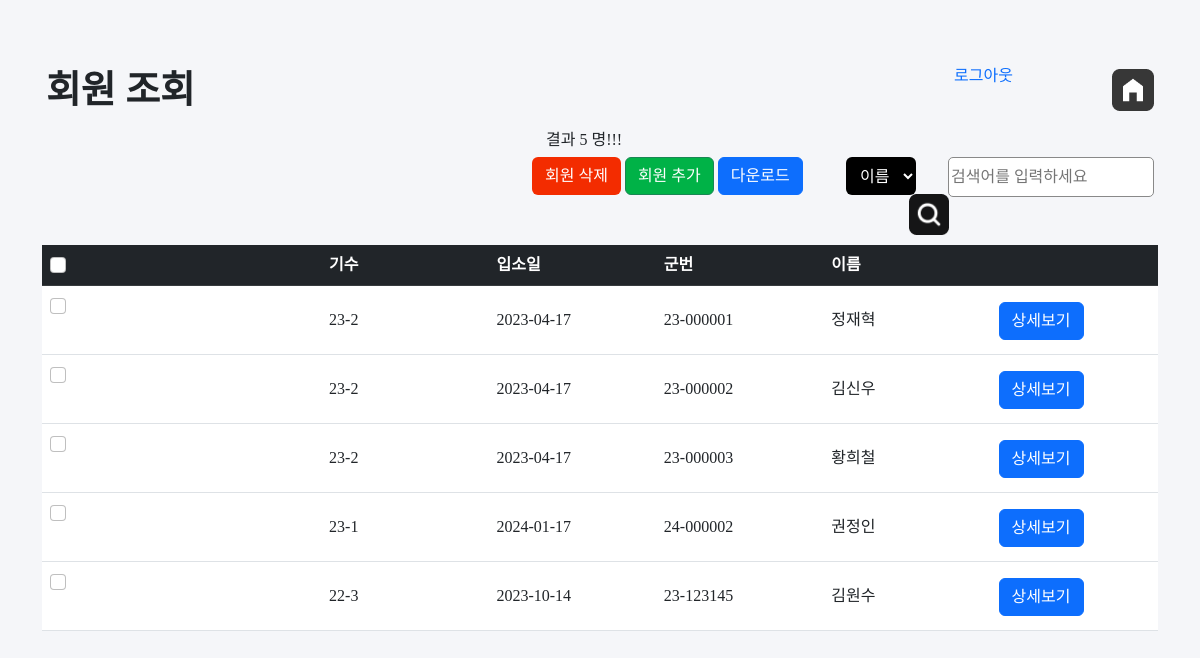
Before: /search.php (signed in) with the older database file.
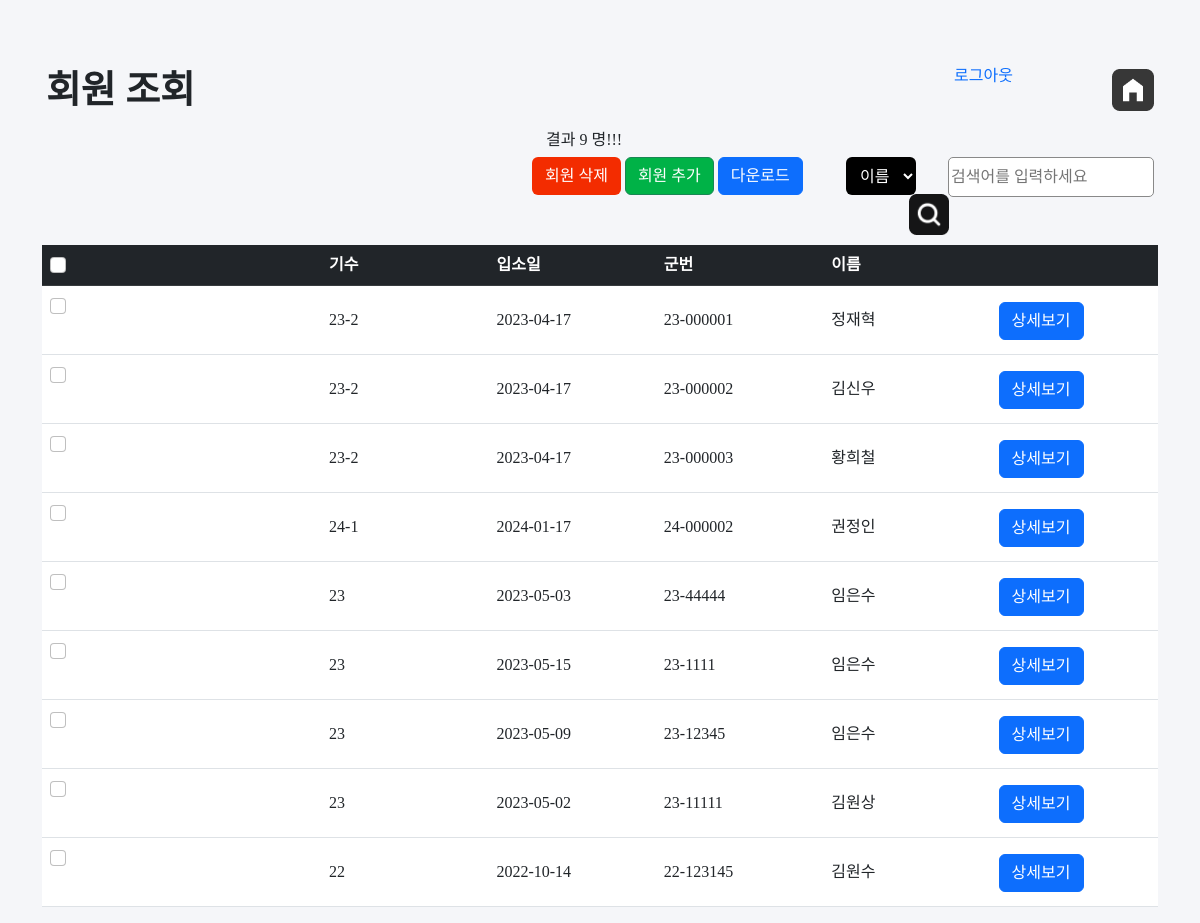
After: the same page with the newer database file.
### tables this page shows
CREATE TABLE `member` (
  `id` int(11) NOT NULL,
  `num` varchar(10) NOT NULL,
  `class` varchar(10) NOT NULL,
  `date` date NOT NULL,
  `memID` varchar(20) NOT NULL,
  `name` varchar(20) NOT NULL,
  `password` varchar(20) NOT NULL
);

### search.php (the view, shortened to what this page needs)
<?php
if(!isset($_SESSION["login"]))
{
    header('location: index.php');
}
else{
?>
<!DOCTYPE html>
<html lang="en">
<head>
    <link rel="stylesheet" href="style.css">
    <link rel="stylesheet" href="src/bootstrap.min.css">
    <link rel="stylesheet" href="src/style.css">
    <link rel="stylesheet" href="https://cdnjs.cloudflare.com/ajax/libs/font-awesome/4.7.0/css/font-awesome.min.css">
</head>
<body>
<div class="container p-3 mt-5">
        <h2>회원 조회</h2>
        <div id="top-right">
            <div id="btnlogout">
                <a href="logout.php">로그아웃</a>
                <a id="home" href="list.php">
                    <img src="imgs/home.png">
                </a>
            </div>
        </div>
    </div>
    <div class="container mt-3 p-3">
        <div id="right">
            <button type="button" id="btndelete" class="btn" onclick="checkCheckbox()">회원 삭제</button>
            <a href="add.php" type="button" id="btnadd" class="btn btn-success">회원 추가 </a>
            <a href="export.php" class="btn btn-primary">다운로드</a>
            <form action="search.php" method="post">
                <select name="searchoption" id="searchoption">
                    <option value ="name">이름</option>
                </select>
                <input type="text" id="txtSearch" placeholder="검색어를 입력하세요" name="txtsearch" >
                <button id="btnSearch" type="submit"><img src="imgs/search.png"></button>
            </form>
        </div>
    </div>
    <div class="container" >
    <?php
    require 'config.php';
                    if((!isset($_POST["searchoption"])||$_POST["searchoption"]=="")&&(!isset($_POST["txtsearch"]) ||$_POST["txtsearch"]==""))
                    {
                        $sql = "SELECT * FROM member";
                    }
                $result = $conn->query($sql);
                $num = $result->num_rows;
                echo "결과 ".$num." 명!!!";
            ?>
    </div>
    <div class="container">
        <table class="table">
        <form method="get" action="delete.php" name="listmember">
            <thead class="table-dark">
            <tr>
                <th ><input class="form-check-input" type="checkbox" id="myCheck" onclick="checkall()"></th>
                <th class="listcol">기수</th>
                <th class="listcol">입소일</th>
                <th class="listcol">군번</th>
                <th class="listcol">이름</th>
                <th class="listcol">&nbsp;</th>
            </tr>
            </thead>
            <tbody>
            <?php
                if ($result->num_rows > 0) {
                    $num=0;
                    while($row = $result->fetch_assoc()) {
                    $memberID = $row['id'];
            ?>
            <tr>
                <td><input class="form-check-input" type="checkbox" id="myCheck<?php  echo $num;?>" name="mem[]" value="<?php echo $row['id'];?>"></td>
                <td><?php echo $row['num']; ?></td>
                <td><?php echo $row['date']; ?></td>
                <td><?php echo $row['memID']; ?></td>
                <td><?php echo $row['name']; ?></td>
                <td><a href="view.php?memID=<?php echo $memberID ?>" class="btn btn-primary" >상세보기</a></td>
            </tr>
            <?php
                $num+=1;
            }
            } else {
            }
            ?>
            </tbody>
            </form>
        </table>
    </div>
</body>
</html>
<?php
}
?>

### jangseong/src/style.css (style rules this page uses)
* { margin: 0; }
body { background:#F5F6F9; font-family: 'Pretendard'; line-height: 24px !important; font-size: 16px !important; }
h2 { width: 500px; float: left; font-size: 37.9px; font-weight: 700; line-height: 53.06px; font-family: 'Pretendard'; padding-bottom: 32px; }
#home { float: right; margin-top: 5px; }
#home img { width: 42px; }
button { font-size: 16px !important; line-height: 150%; margin: 0px; }
#right { width: 622px; float: right; margin-bottom: 10px; }
#top-right { width: 200px; float:right; }
#btndelete { background:#F32C00; color: #fff; }
#btnadd { background:#00B247; }
#btnSearch { border:0px; background:none; cursor: pointer; height: 40px; width: 40px; float:right; }
#btnSearch img { width: 40px; position: relative; top: -2px; left: -5px; }
#right form { width: 308px; float: right; }
#searchoption { background:#000; border-radius: 6px; float: left; }
#txtSearch { height: 40px; border: 1px #898989 solid ; float: right; border-radius: 5px; }
#right form select { color:#fff; border:0px; height: 38px; padding:0px 10px; }
tbody tr { line-height: 52px; }
a { text-decoration: none; }
tr { background: #fff; }
.listcol { width: 15%; }

Changed rows visible on the page:
removed member: num "22-3", date "2023-10-14", memID "23-123145", name "김원수"
changed member "권정인": num "23-1" → "24-1"
added member: num "23", date "2023-05-03", memID "23-44444", name "임은수"
added member: num "23", date "2023-05-15", memID "23-1111", name "임은수"
added member: num "23", date "2023-05-09", memID "23-12345", name "임은수"
added member: num "23", date "2023-05-02", memID "23-11111", name "김원상"
added member: num "22", date "2022-10-14", memID "22-123145", name "김원수"
Other visible differences:
$num: "5" → "9"
